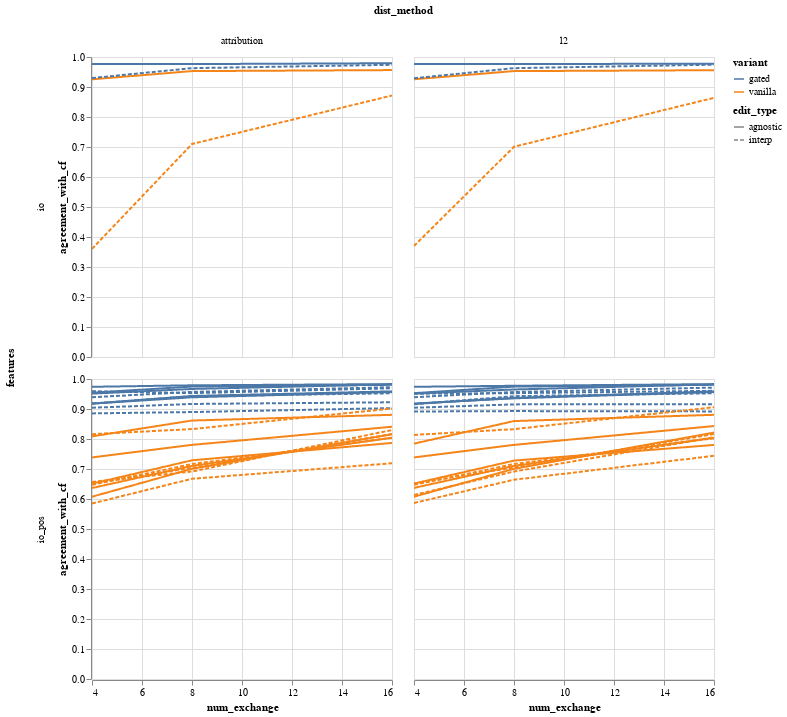

The notebook cell saved with this chart:
### Code cell
alt.Chart(x.query('variant != "attribution"')).mark_line().encode(
    x='num_exchange',
    y='agreement_with_cf',
    color='variant',
    strokeDash='edit_type',
    row='features',
    column='dist_method',
    detail='nodes_to_edit',
).interactive()

### Figure 1 — Vega-Lite specification as saved in the notebook (floating-point values rounded to 4 significant figures; data arrays with more than 128 entries replaced by an {"elided": "..."} marker saying what was removed)
{"config": {"view": {"continuousWidth": 300, "continuousHeight": 300}}, "data": {"name": "data-e5321ae5ace041f4a2e8977ef1431179"}, "mark": {"type": "line"}, "encoding": {"color": {"field": "variant", "type": "nominal"}, "column": {"field": "dist_method", "type": "nominal"}, "detail": {"field": "nodes_to_edit", "type": "nominal"}, "row": {"field": "features", "type": "nominal"}, "strokeDash": {"field": "edit_type", "type": "nominal"}, "x": {"field": "num_exchange", "type": "quantitative"}, "y": {"field": "agreement_with_cf", "type": "quantitative"}}, "params": [{"name": "param_3", "select": {"type": "interval", "encodings": ["x", "y"]}, "bind": "scales"}], "$schema": "https://vega.github.io/schema/vega-lite/v5.8.0.json", "datasets": {"data-e5321ae5ace041f4a2e8977ef1431179": {"elided": "144 records"}}}
